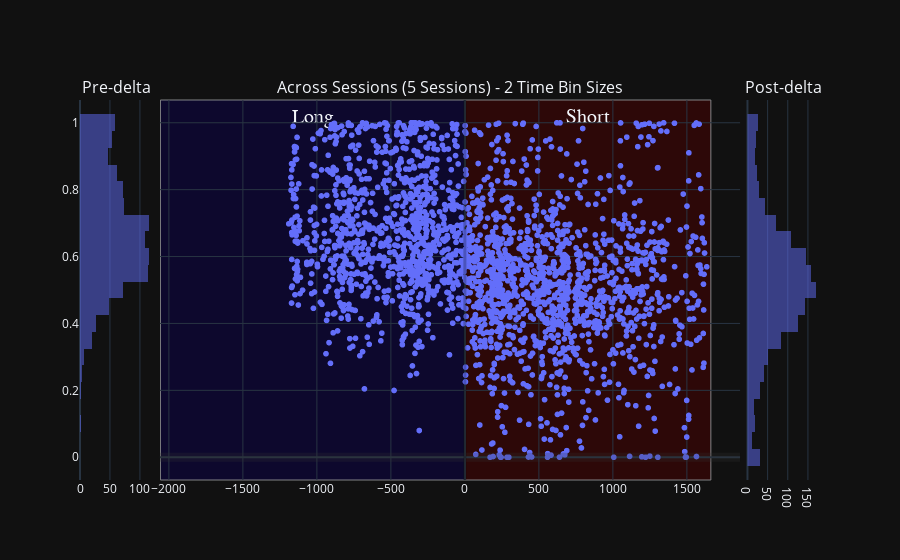

The code cell stored with this chart in its notebook:
### Code cell
## User non-selected:
scatter_title = f'Non-selected Sevveral Sessions {variable_name}'
# variable_name = 'wcorr_abs_diff'
px_scatter_kwargs = {'x': 'delta_aligned_start_t', 'y': variable_name, 'title': scatter_title, 'range_y': [0.0, 1.0], 'labels': {'session_name': 'Session', 'time_bin_size': 'tbin_size'}} # , 'color': 'time_bin_size'
new_fig_ripples = plotly_pre_post_delta_scatter(data_results_df=deepcopy(user_rejected_ripple_df), out_scatter_fig=None, histogram_bins=histogram_bins,
                        px_scatter_kwargs=px_scatter_kwargs, histogram_variable_name=variable_name, forced_range_y=None,
                        time_delta_tuple=(earliest_delta_aligned_t_start, 0.0, latest_delta_aligned_t_end))
new_fig_ripples

### Figure 1 — Plotly figure (JSON) as saved in the notebook; plotly's stock layout.template omitted (floating-point values rounded to 4 significant figures; data arrays with more than 128 entries replaced by an {"elided": "..."} marker saying what was removed)
{"data": [{"alignmentgroup": "True", "bingroup": "y", "hovertemplate": "count=%{x}<br>P_Long=%{y}<extra></extra>", "legendgroup": "", "marker": {"color": "#636efa", "opacity": 0.5, "pattern": {"shape": ""}}, "name": "", "nbinsy": 25, "offsetgroup": "", "orientation": "h", "showlegend": false, "type": "histogram", "xaxis": "x", "y": {"elided": "994 float values"}, "yaxis": "y"}, {"hovertemplate": "delta_aligned_start_t=%{x}<br>P_Long=%{y}<extra></extra>", "legendgroup": "", "marker": {"color": "#636efa", "symbol": "circle"}, "mode": "markers", "name": "", "showlegend": false, "type": "scattergl", "x": {"elided": "2353 float values"}, "xaxis": "x2", "y": {"elided": "2353 float values"}, "yaxis": "y2"}, {"alignmentgroup": "True", "bingroup": "y", "hovertemplate": "count=%{x}<br>P_Long=%{y}<extra></extra>", "legendgroup": "", "marker": {"color": "#636efa", "opacity": 0.5, "pattern": {"shape": ""}}, "name": "", "nbinsy": 25, "offsetgroup": "", "orientation": "h", "showlegend": false, "type": "histogram", "xaxis": "x3", "y": {"elided": "1359 float values"}, "yaxis": "y3"}], "layout": {"annotations": [{"font": {"size": 16}, "showarrow": false, "text": "Pre-delta", "x": 0.049, "xanchor": "center", "xref": "paper", "y": 1, "yanchor": "bottom", "yref": "paper"}, {"font": {"size": 16}, "showarrow": false, "text": "Across Sessions (5 Sessions) - 2 Time Bin Sizes", "x": 0.5, "xanchor": "center", "xref": "paper", "y": 1, "yanchor": "bottom", "yref": "paper"}, {"font": {"size": 16}, "showarrow": false, "text": "Post-delta", "x": 0.951, "xanchor": "center", "xref": "paper", "y": 1, "yanchor": "bottom", "yref": "paper"}], "barmode": "overlay", "shapes": [{"line": {"color": "rgba(0.2,0.2,0.2,.25)", "width": 9}, "type": "line", "x0": 0, "x1": 1, "xref": "x2 domain", "y0": 0, "y1": 0, "yref": "y2"}, {"line": {"color": "rgba(0,0,0,.25)", "width": 3}, "type": "line", "x0": 0, "x1": 0, "xref": "x2", "y0": 0, "y1": 1, "yref": "y2 domain"}, {"fillcolor": "#0b0049", "label": {"font": {"family": "Times New Roman", "size": 20}, "text": "Long", "textposition": "top center"}, "layer": "below", "line": {"width": 1}, "opacity": 0.5, "type": "rect", "x0": -2057.0, "x1": 0, "xref": "x2", "y0": 0, "y1": 1, "yref": "y2 domain"}, {"fillcolor": "#490000", "label": {"font": {"family": "Times New Roman", "size": 20}, "text": "Short", "textposition": "top center"}, "layer": "below", "line": {"width": 1}, "opacity": 0.5, "type": "rect", "x0": 0, "x1": 1662.0, "xref": "x2", "y0": 0, "y1": 1, "yref": "y2 domain"}], "xaxis": {"anchor": "y", "domain": [0, 0.098]}, "xaxis2": {"anchor": "y2", "domain": [0.108, 0.892]}, "xaxis3": {"anchor": "y3", "domain": [0.902, 1]}, "yaxis": {"anchor": "x", "domain": [0, 1]}, "yaxis2": {"anchor": "x2", "domain": [0, 1], "matches": "y", "showticklabels": false}, "yaxis3": {"anchor": "x3", "domain": [0, 1], "matches": "y", "showticklabels": false}}}
